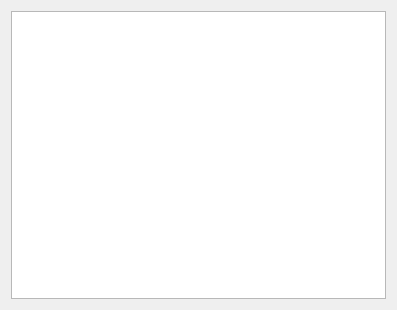
<?xml version="1.0" encoding="UTF-8"?>
<ui version="4.0">
 <class>MainWindow</class>
 <widget class="QWidget" name="MainWindow">
  <property name="geometry">
   <rect>
    <x>0</x>
    <y>0</y>
    <width>397</width>
    <height>310</height>
   </rect>
  </property>
  <layout class="QHBoxLayout" name="horizontalLayout">
   <item>
    <widget class="QListWidget" name="listWidget"/>
   </item>
  </layout>
 </widget>
 <resources/>
 <connections/>
</ui>
